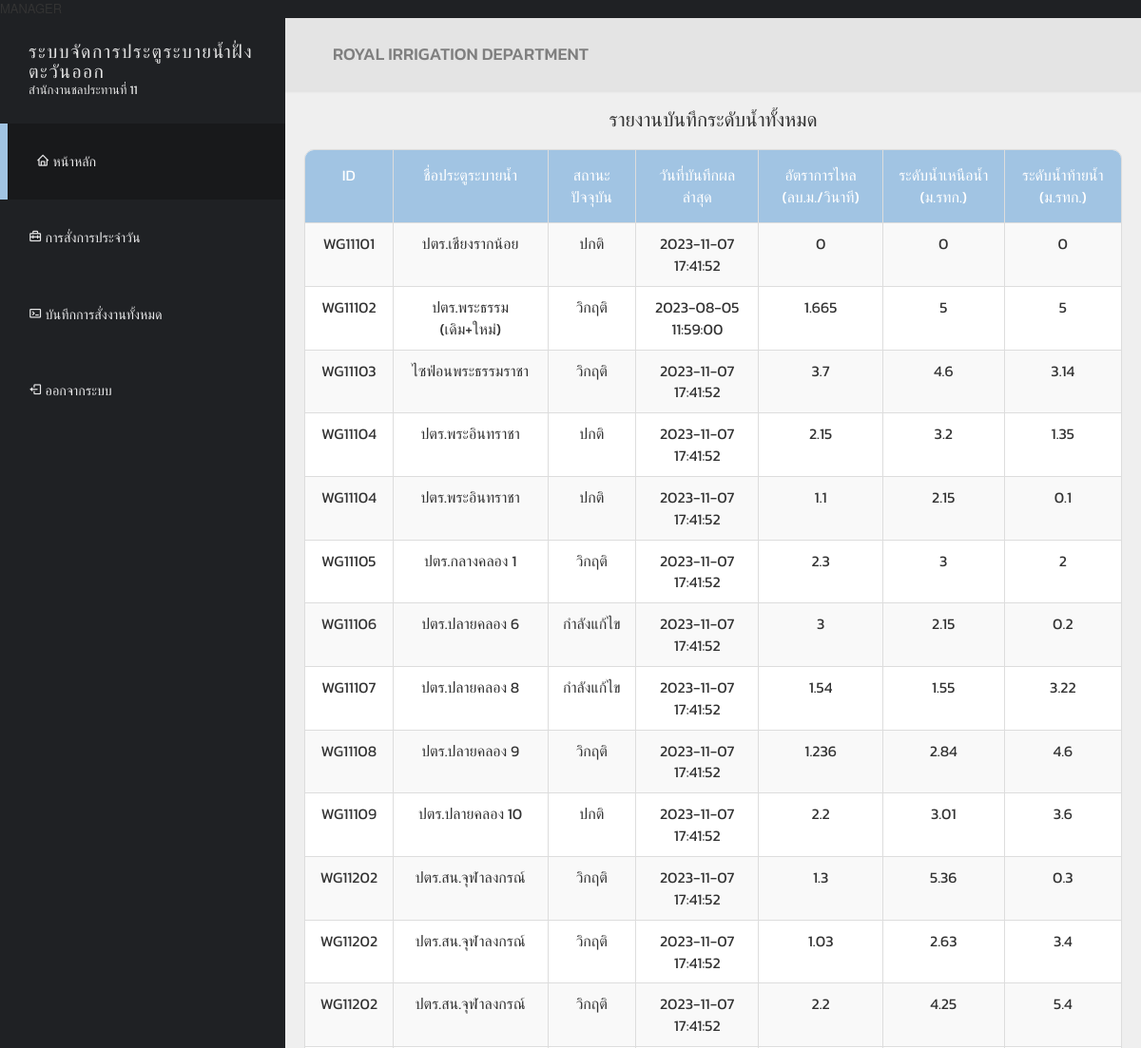
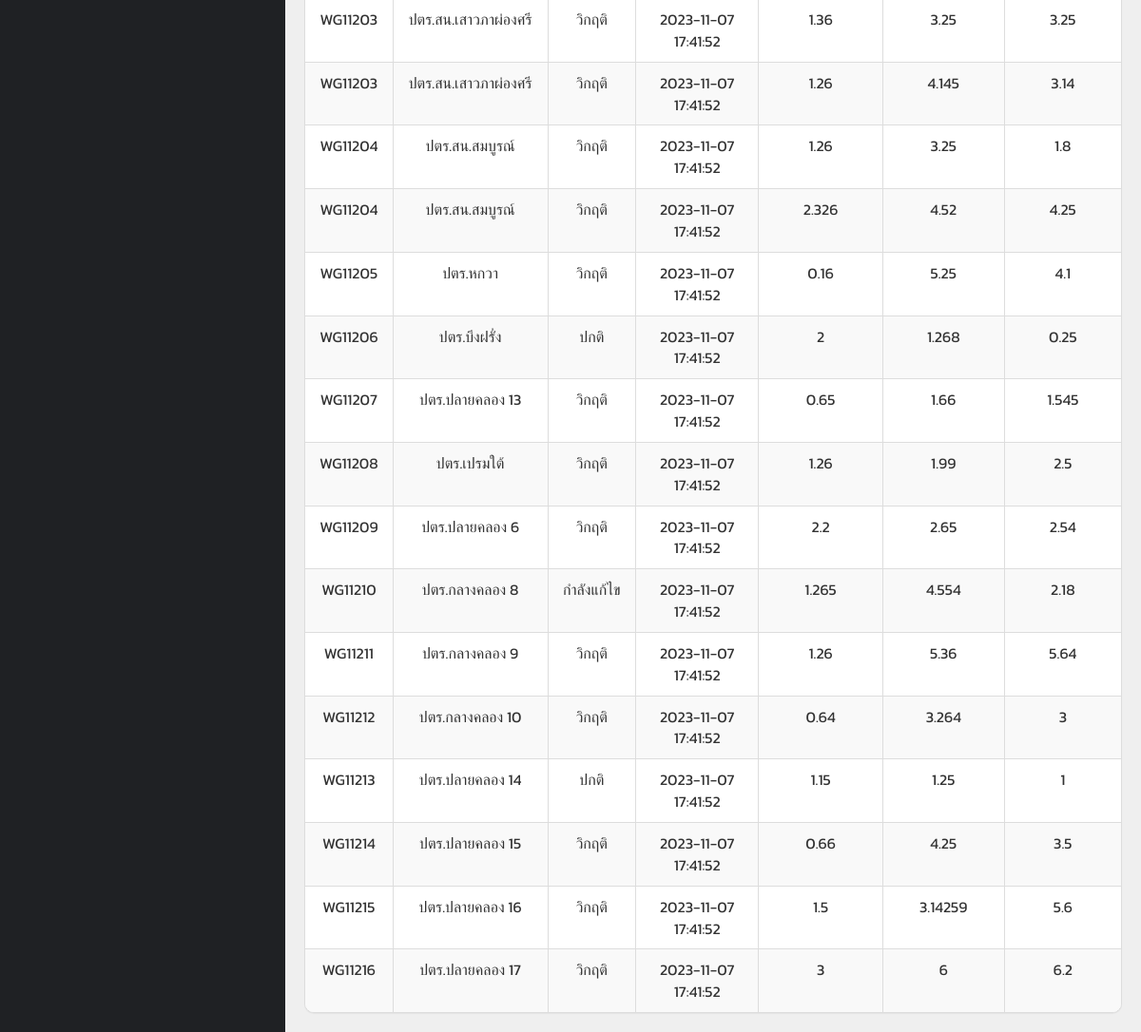
The app's page /view/manager/manager-home.php (signed in) with its own data (2 pictures, top to bottom).
### tables this page shows
CREATE TABLE `daily_report` (
  `report_ID` int(11) NOT NULL,
  `employee_ID` varchar(255) NOT NULL,
  `watergate_ID` varchar(255) NOT NULL,
  `upstream` float NOT NULL,
  `downstream` float NOT NULL,
  `flow_rate` float NOT NULL,
  `report_time` timestamp NOT NULL DEFAULT CURRENT_TIMESTAMP ON UPDATE CURRENT_TIMESTAMP
);

CREATE TABLE `watergate` (
  `watergate_ID` varchar(255) NOT NULL,
  `gate_name` varchar(255) NOT NULL,
  `gate_status` int(1) NOT NULL DEFAULT '0',
  `water_source_name` varchar(255) DEFAULT NULL,
  `criterion` float DEFAULT NULL
);

### view/manager/manager-home.php (the view, shortened to what this page needs)
<?php
    require_once '../../db.php';
    $sql = "
    SELECT w.*, r.*
    FROM watergate w
    INNER JOIN (
        SELECT watergate_ID, MAX(report_time) AS max_report_time
        FROM daily_report
        GROUP BY watergate_ID
    ) latest_reports
    ON w.watergate_ID = latest_reports.watergate_ID
    JOIN daily_report r
    ON latest_reports.watergate_ID = r.watergate_ID AND latest_reports.max_report_time = r.report_time;
    ";
    $stmt = $conn->prepare($sql);
    $stmt->execute();
?>
<!DOCTYPE html>
<html lang="en">
<head>
  <link href='https://font.googleapis.com/css2?family=Poppins:wght@300;400;500;600;700;800;900&display=swap' rel='stylesheet' type='text/css'>
  <link href="../../css/font-awesome.min.css" rel="stylesheet">
  <link href="../../css/bootstrap.min.css" rel="stylesheet">
  <link href="../../css/templatemo-style.css" rel="stylesheet">
  <link href='https://unpkg.com/boxicons@2.1.4/css/boxicons.min.css' rel='stylesheet'>
</head>
<body>
  <div class="templatemo-flex-row">
    <div class="templatemo-sidebar">
      <header class="templatemo-site-header">
        <h1>ระบบจัดการประตูระบายน้ำฝั่งตะวันออก</h1>
        <p>สำนักงานชลประทานที่ 11</p>
      </header>
      <nav class="templatemo-left-nav">
        <ul>
          <li><a href="#" class="active"><i class='bx bx-home' ></i> หน้าหลัก</a></li>
          <li><a href="manager-assignment-order.php"><i class='bx bx-briefcase-alt-2'></i> การสั่งการประจำวัน</a></li>
          <li><a href="manager-assignment-check.php"><i class='bx bx-terminal'></i> บันทึกการสั่งงานทั้งหมด</a></li>
          <li><a href="../../logout.php"><i class='bx bx-log-out'></i> ออกจากระบบ</a></li>
        </ul>
      </nav>
    </div>
    <div class="templatemo-content col-1 light-gray-bg">
      <div class="templatemo-top-nav-container">
        <div class="row">
          <nav class="templatemo-top-nav col-lg-12 col-md-12">
            <ul class="text-uppercase">
              <h3>royal irrigation department</h3>
            </ul>
          </nav>
        </div>
      </div>
      <div class="water-gate-report" style="text-align: center; margin: 20px;">
        <h2 style="margin: 20px;">รายงานบันทึกระดับน้ำทั้งหมด</h2>
        <div class="panel panel-default table-responsive">
          <table class="table table-striped table-bordered templatemo-user-table"  style="text-align: center;">
            <thead>
              <tr>
                <td>ID</td>
                <td>ชื่อประตูระบายน้ำ</td>
                <td>สถานะปัจจุบัน</td>
                <td>วันที่บันทึกผลล่าสุด</td>
                <td>อัตราการไหล (ลบ.ม./วินาที)</td>
                <td>ระดับน้ำเหนือน้ำ (ม.รทก.)</td>
                <td>ระดับน้ำท้ายน้ำ (ม.รทก.)</td>
              </tr>
            </thead>
            <tbody>
            <?php
                while ($row = $stmt->fetch(PDO::FETCH_ASSOC)){
                    echo '<tr>';
                    echo '<td>' . $row['watergate_ID'] . '</td>';
                    echo '<td>' . $row['gate_name'] . '</td>';
                    $gateStatus = $row['gate_status'];
                    $statusLabel = '';
                    switch ($gateStatus) {
                        case 0:
                            $statusLabel = "ปกติ";
                            break;
                        case 1:
                            $statusLabel = "วิกฤติ";
                            break;
                        case 2:
                            $statusLabel = "กำลังแก้ไข";
                            break;
                    }
                    echo '<td>' . $statusLabel . '</td>';
                    echo '<td>' . $row['report_time'] . '</td>';
                    echo '<td>' . $row['flow_rate'] . '</td>';
                    echo '<td>' . $row['upstream'] . '</td>';
                    echo '<td>' . $row['downstream'] . '</td>';
                    echo '</tr>';
                }
                ?>
            </tbody>
          </table>
        </div>
      </div>
    </div>
  </div>
</body>
</html>

### css/templatemo-style.css (style rules this page uses)
* { font-family: 'Poppins', 'Kanit', sans-serif; }
body { font-size: 13px; }
body, .templatemo-left-nav { background: #1f2124; }
h1, h2, h3 { margin: 0; }
h2 { font-size: 1.6em; }
h3 { color: #7f7f7f; font-size: 1.4em; }
ul { list-style-type: none; margin: 0; padding: 0; }
nav li { font-size: 1.1em; list-style: none; text-transform: uppercase; }
.light-gray-bg { background-color: #efefef; }
.templatemo-sidebar { width: 300px; }
.templatemo-site-header { margin: 25px 30px; color: #e4e4e4; }
.templatemo-site-header h1 { color: #e4e4e4; display: inline-block; font-size: 1.5em; font-weight: 300; letter-spacing: 1.5px; text-transform: uppercase; vertical-align: middle; }
.templatemo-left-nav li { font-weight: 300; }
.templatemo-left-nav a.active, .templatemo-left-nav a:hover { background: #18191b; border-left: 8px solid #A1C4E3; }
.templatemo-left-nav a { color: #e9e9ea; display: block; padding: 30px; transition: all 0.3s ease; }
.templatemo-top-nav-container { background-color: #e4e4e4; padding: 28px 50px; box-shadow: 0px 0px 2px 2px rgba(161, 159, 159, 0.18); }
.templatemo-content { margin-top: 0px; min-height: 600px; padding: 0; overflow-x: hidden; }
.templatemo-flex-row { display: -webkit-flex; display: -ms-flexbox; display: flex; }
.col-1 { -webkit-flex: 1; -ms-flex: 1; flex: 1; }
.panel { border-radius: 10px; }
.table { margin-bottom: 0; }
.table>tbody>tr>td { padding: 10px 15px; }
.table>thead>tr>td { padding: 15px; }
.templatemo-user-table thead { background-color: #A1C4E3; color: white; font-size: 16px; }
.panel>.table-responsive:last-child>.table:last-child, .panel>.table:last-child { border-bottom-right-radius: 10px; border-bottom-left-radius: 10px; }
.panel>.table:first-child { border-top-left-radius: 10px; border-top-right-radius: 10px; }
@media only screen and (min-width: 768px) { .templatemo-left-nav { display: block !important; } }

### records on screen
daily_report: watergate_ID "WG11101", watergate_ID.gate_name "ปตร.เชียงรากน้อย", watergate_ID.gate_status "ปกติ", report_time "2023-11-07 17:41:52", flow_rate "0", upstream "0", downstream "0"
daily_report: watergate_ID "WG11102", watergate_ID.gate_name "ปตร.พระธรรม (เดิม+ใหม่)", watergate_ID.gate_status "วิกฤติ", report_time "2023-08-05 11:59:00", flow_rate "1.665", upstream "5", downstream "5"
daily_report: watergate_ID "WG11103", watergate_ID.gate_name "ไซฟ่อนพระธรรมราชา", watergate_ID.gate_status "วิกฤติ", report_time "2023-11-07 17:41:52", flow_rate "3.7", upstream "4.6", downstream "3.14"
daily_report: watergate_ID "WG11104", watergate_ID.gate_name "ปตร.พระอินทราชา", watergate_ID.gate_status "ปกติ", report_time "2023-11-07 17:41:52", flow_rate "2.15", upstream "3.2", downstream "1.35"
daily_report: watergate_ID "WG11104", watergate_ID.gate_name "ปตร.พระอินทราชา", watergate_ID.gate_status "ปกติ", report_time "2023-11-07 17:41:52", flow_rate "1.1", upstream "2.15", downstream "0.1"
daily_report: watergate_ID "WG11105", watergate_ID.gate_name "ปตร.กลางคลอง 1", watergate_ID.gate_status "วิกฤติ", report_time "2023-11-07 17:41:52", flow_rate "2.3", upstream "3", downstream "2"
daily_report: watergate_ID "WG11106", watergate_ID.gate_name "ปตร.ปลายคลอง 6", watergate_ID.gate_status "กำลังแก้ไข", report_time "2023-11-07 17:41:52", flow_rate "3", upstream "2.15", downstream "0.2"
daily_report: watergate_ID "WG11107", watergate_ID.gate_name "ปตร.ปลายคลอง 8", watergate_ID.gate_status "กำลังแก้ไข", report_time "2023-11-07 17:41:52", flow_rate "1.54", upstream "1.55", downstream "3.22"
daily_report: watergate_ID "WG11108", watergate_ID.gate_name "ปตร.ปลายคลอง 9", watergate_ID.gate_status "วิกฤติ", report_time "2023-11-07 17:41:52", flow_rate "1.236", upstream "2.84", downstream "4.6"
daily_report: watergate_ID "WG11109", watergate_ID.gate_name "ปตร.ปลายคลอง 10", watergate_ID.gate_status "ปกติ", report_time "2023-11-07 17:41:52", flow_rate "2.2", upstream "3.01", downstream "3.6"
daily_report: watergate_ID "WG11202", watergate_ID.gate_name "ปตร.สน.จุฬาลงกรณ์", watergate_ID.gate_status "วิกฤติ", report_time "2023-11-07 17:41:52", flow_rate "1.3", upstream "5.36", downstream "0.3"
daily_report: watergate_ID "WG11202", watergate_ID.gate_name "ปตร.สน.จุฬาลงกรณ์", watergate_ID.gate_status "วิกฤติ", report_time "2023-11-07 17:41:52", flow_rate "1.03", upstream "2.63", downstream "3.4"
daily_report: watergate_ID "WG11202", watergate_ID.gate_name "ปตร.สน.จุฬาลงกรณ์", watergate_ID.gate_status "วิกฤติ", report_time "2023-11-07 17:41:52", flow_rate "2.2", upstream "4.25", downstream "5.4"
daily_report: watergate_ID "WG11203", watergate_ID.gate_name "ปตร.สน.เสาวภาผ่องศรี", watergate_ID.gate_status "วิกฤติ", report_time "2023-11-07 17:41:52", flow_rate "1.36", upstream "3.25", downstream "3.25"
daily_report: watergate_ID "WG11203", watergate_ID.gate_name "ปตร.สน.เสาวภาผ่องศรี", watergate_ID.gate_status "วิกฤติ", report_time "2023-11-07 17:41:52", flow_rate "1.26", upstream "4.145", downstream "3.14"
daily_report: watergate_ID "WG11204", watergate_ID.gate_name "ปตร.สน.สมบูรณ์", watergate_ID.gate_status "วิกฤติ", report_time "2023-11-07 17:41:52", flow_rate "1.26", upstream "3.25", downstream "1.8"
daily_report: watergate_ID "WG11204", watergate_ID.gate_name "ปตร.สน.สมบูรณ์", watergate_ID.gate_status "วิกฤติ", report_time "2023-11-07 17:41:52", flow_rate "2.326", upstream "4.52", downstream "4.25"
daily_report: watergate_ID "WG11205", watergate_ID.gate_name "ปตร.หกวา", watergate_ID.gate_status "วิกฤติ", report_time "2023-11-07 17:41:52", flow_rate "0.16", upstream "5.25", downstream "4.1"
daily_report: watergate_ID "WG11206", watergate_ID.gate_name "ปตร.บึงฝรั่ง", watergate_ID.gate_status "ปกติ", report_time "2023-11-07 17:41:52", flow_rate "2", upstream "1.268", downstream "0.25"
daily_report: watergate_ID "WG11207", watergate_ID.gate_name "ปตร.ปลายคลอง 13", watergate_ID.gate_status "วิกฤติ", report_time "2023-11-07 17:41:52", flow_rate "0.65", upstream "1.66", downstream "1.545"
daily_report: watergate_ID "WG11208", watergate_ID.gate_name "ปตร.เปรมใต้", watergate_ID.gate_status "วิกฤติ", report_time "2023-11-07 17:41:52", flow_rate "1.26", upstream "1.99", downstream "2.5"
daily_report: watergate_ID "WG11209", watergate_ID.gate_name "ปตร.ปลายคลอง 6", watergate_ID.gate_status "วิกฤติ", report_time "2023-11-07 17:41:52", flow_rate "2.2", upstream "2.65", downstream "2.54"
daily_report: watergate_ID "WG11210", watergate_ID.gate_name "ปตร.กลางคลอง 8", watergate_ID.gate_status "กำลังแก้ไข", report_time "2023-11-07 17:41:52", flow_rate "1.265", upstream "4.554", downstream "2.18"
daily_report: watergate_ID "WG11211", watergate_ID.gate_name "ปตร.กลางคลอง 9", watergate_ID.gate_status "วิกฤติ", report_time "2023-11-07 17:41:52", flow_rate "1.26", upstream "5.36", downstream "5.64"
daily_report: watergate_ID "WG11212", watergate_ID.gate_name "ปตร.กลางคลอง 10", watergate_ID.gate_status "วิกฤติ", report_time "2023-11-07 17:41:52", flow_rate "0.64", upstream "3.264", downstream "3"
daily_report: watergate_ID "WG11213", watergate_ID.gate_name "ปตร.ปลายคลอง 14", watergate_ID.gate_status "ปกติ", report_time "2023-11-07 17:41:52", flow_rate "1.15", upstream "1.25", downstream "1"
daily_report: watergate_ID "WG11214", watergate_ID.gate_name "ปตร.ปลายคลอง 15", watergate_ID.gate_status "วิกฤติ", report_time "2023-11-07 17:41:52", flow_rate "0.66", upstream "4.25", downstream "3.5"
daily_report: watergate_ID "WG11215", watergate_ID.gate_name "ปตร.ปลายคลอง 16", watergate_ID.gate_status "วิกฤติ", report_time "2023-11-07 17:41:52", flow_rate "1.5", upstream "3.14259", downstream "5.6"
daily_report: watergate_ID "WG11216", watergate_ID.gate_name "ปตร.ปลายคลอง 17", watergate_ID.gate_status "วิกฤติ", report_time "2023-11-07 17:41:52", flow_rate "3", upstream "6", downstream "6.2"
